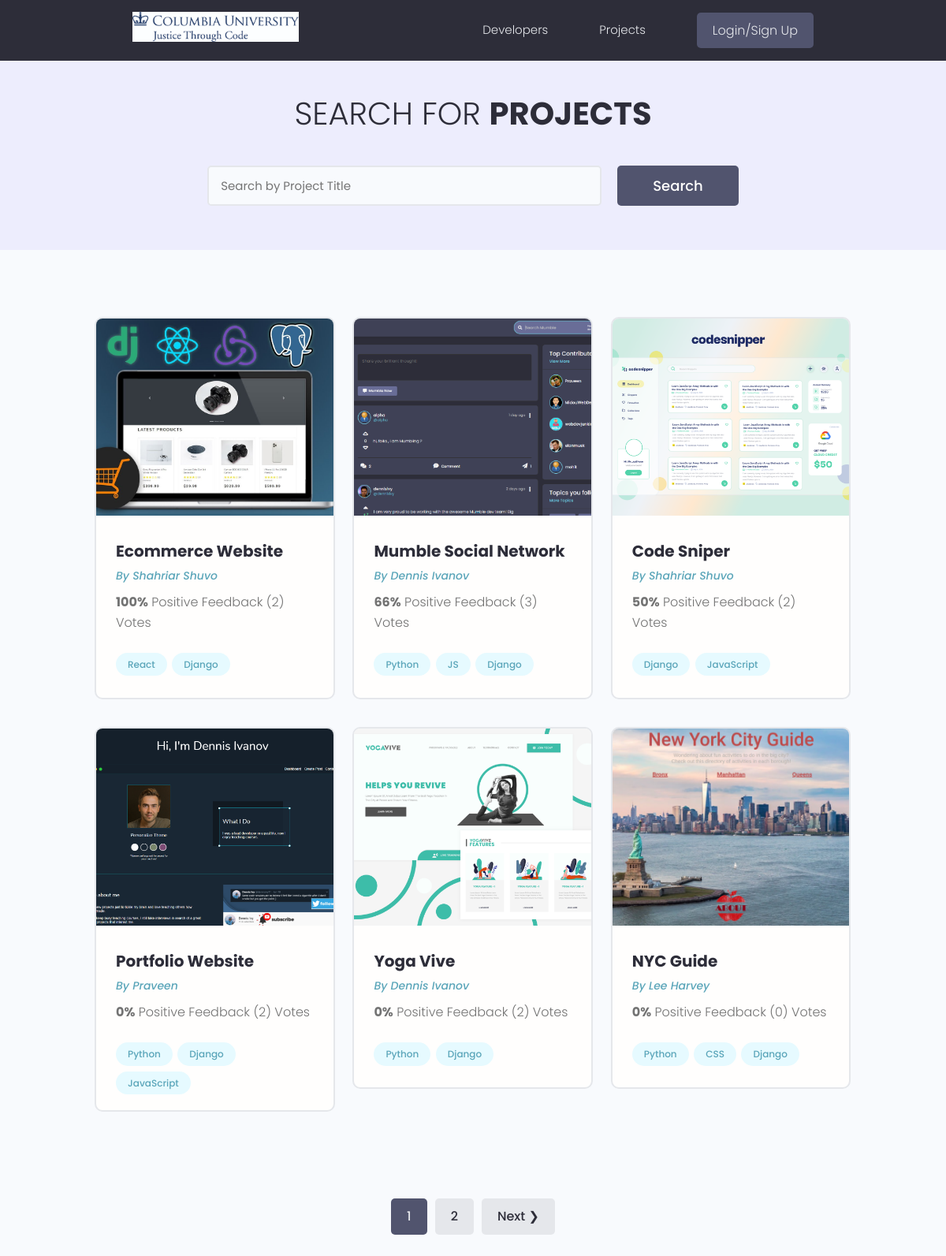
/projects/, run on the app's committed database.
### projects/models.py (models this page shows, shortened)
class Project(models.Model):
    owner = models.ForeignKey(Profile, null = True, blank = True, on_delete = models.CASCADE)
    title = models.CharField(max_length = 200)
    description = models.TextField(null = True, blank = True)
    featured_image = models.ImageField(null = True, blank = True,
                                        upload_to = 'projects/', default = "projects/default.jpg")
    demo_link = models.CharField(max_length = 2000, null = True, blank = True)
    source_link = models.CharField(max_length = 2000, null = True, blank = True)
    tags = models.ManyToManyField('Tag', blank = True)
    vote_total = models.IntegerField(default = 0, null = True, blank = True)
    vote_ratio = models.IntegerField(default = 0, null = True, blank = True)
    created = models.DateTimeField(auto_now_add = True)
    slug = models.SlugField(default = '', editable = False, max_length = 200, null = False)
    id = models.UUIDField(default = uuid.uuid4, unique = True, primary_key = True, editable = False)
    class Meta:
        ordering = ['-vote_ratio', '-vote_total', 'title']
        unique_together = [['slug', 'owner']]
    @property
    def imageURL(self):
        try:
            url = self.featured_image.url
        except:
            url = ''
        return url

class Tag(models.Model):
    name = models.CharField(max_length = 200)
    created = models.DateTimeField(auto_now_add = True)
    id = models.UUIDField(default = uuid.uuid4, unique = True, primary_key = True, editable = False)
    def __str__(self):
        return self.name

### users/models.py (models this page shows, shortened)
class Profile(models.Model):
    user = models.OneToOneField(User, on_delete = models.CASCADE,
                                null = True, blank = True)
    name = models.CharField(max_length = 200, blank = True, null = True)
    email = models.EmailField(max_length = 500, blank = True, null = True)
    username = models.CharField(max_length = 200, blank = True, null = True)
    location = models.CharField(max_length = 200, blank = True, null = True)
    short_intro = models.CharField(max_length = 200, blank = True, null = True)
    bio = models.TextField(blank = True, null = True)
    profile_image = models.ImageField(null = True, blank = True,
                            upload_to = 'profiles/',
                            default = "profiles/user-default.png")
    organization_name = models.CharField(default = '', max_length = 200, blank = True, null = True)
    created = models.DateTimeField(auto_now_add = True)
    slug = models.SlugField(default = '', editable = False, max_length = 200, null = False)
    id = models.UUIDField(default = uuid.uuid4, unique = True,
                        primary_key = True, editable = False)
    class Meta:
        ordering = ['created']

### projects/views.py (the view)
# urls.py: path('projects/', views.getProjects),
def projects(request):
    projects, search_query = searchProjects(request)
    custom_range, projects = paginateProjects(request, projects, 6)
    context = {'projects': projects, 'search_query': search_query, 'custom_range': custom_range}
    return render(request, 'projects/projects.html', context)

### projects/utils.py (called while the page is built)
def paginateProjects(request, projects, results):
    page = request.GET.get('page')
    paginator = Paginator(projects, results)
    try:
        projects = paginator.page(page)
    except PageNotAnInteger:
        page = 1
        projects = paginator.page(page)
    except EmptyPage:
        page = paginator.num_pages
        projects = paginator.page(page)
    leftIndex = (int(page) - 4)
    if leftIndex < 1:
        leftIndex = 1
    rightIndex = (int(page) + 5)
    if rightIndex > paginator.num_pages:
        rightIndex = paginator.num_pages + 1
    custom_range = range(leftIndex, rightIndex)
    return custom_range, projects

def searchProjects(request):
    search_query = ''
    if request.GET.get('search_query'):
        search_query = request.GET.get('search_query')
    tags = Tag.objects.filter(name__icontains = search_query)
    projects = Project.objects.distinct().filter(
        Q(title__icontains = search_query) |
        Q(description__icontains = search_query) |
        Q(owner__name__icontains = search_query) |
        Q(tags__in = tags)
    )
    return projects, search_query

### projects/templates/projects/projects.html (shortened to what this page needs)
{% extends 'main.html' %}
{% block content %}
<main class="projects">
    <section class="hero-section text-center">
        <div class="container container--narrow">
            <div class="hero-section__box">
                <h2>Search for <span>Projects</span></h2>
            </div>
            <div class="hero-section__search">
                <form id='searchForm' class="form" action="{% url 'projects' %}" method="get">
                    <div class="form__field">
                        <input class="input input--text" id="formInput#search" type="text" name="search_query"
                            placeholder="Search by Project Title" value="{{search_query}}" />
                    </div>
                    <input class="btn btn--sub btn--lg" type="submit" value="Search" />
                </form>
            </div>
        </div>
    </section>
    <section class="projectsList">
        <div class="container">
            <div class="grid grid--three">
                {% for project in projects %}
                <div class="column">
                    <div class="card project">
                        <a href="{% url 'project' slug=project.slug %}" class="project">
                            <img class="project__thumbnail" src="{{ project.imageURL }}" alt="project thumbnail" />
                            <div class="card__body">
                                <h3 class="project__title">{{project.title}}</h3>
                                <p>
                                    <a class="project__author" href="{% url 'user-profile' slug=project.owner.slug %}">
                                        By {{project.owner.name}}
                                    </a>
                                </p>
                                <p class="project--rating">
                                    <span style="font-weight: bold;">{{project.vote_ratio}}%</span> Positive
                                    Feedback ({{project.vote_total}}) Vote{{project.vote_total|pluralize:"s"}}
                                </p>
                                <div class="project__tags">
                                    {% for tag in project.tags.all %}
                                    <span class="tag tag--pill tag--main">
                                        <small>{{tag}}</small>
                                    </span>
                                    {% endfor %}
                                </div>
                            </div>
                        </a>
                    </div>
                </div>
                {% endfor %}
            </div>
        </div>
    </section>
    {% include 'pagination.html' with queryset=projects custom_range=custom_range %}
</main>
{% endblock %}

### static/styles/app.css (style rules this page uses)
:root { --color-sub: #2d2d39; }
.btn--sub { background-color: var(--color-sub-light); }
.card { border: 2px solid var(--color-light); }
img { width: 100%; }
.hero-section { height: 40vh; display: flex; align-items: center; background-color: var(--color-sub); }
.hero-section__box { margin-bottom: 4rem; }
.hero-section__box > h2, .hero-section__box > h2 > span { font-size: 4rem; color: var(--color-light); line-height: 1.3; text-transform: uppercase; }
.hero-section__box > h2 { font-weight: 300; }
.hero-section__box > h2 > span { font-weight: 700; }
.hero-section__search > .form { display: flex; align-items: center; justify-content: center; gap: 2rem; }
.hero-section__search > .form input.input--text { width: 50rem; }
.project__author { font-size: 1.4rem; font-style: italic; }
.project--rating { margin-bottom: 1.6em; margin-top: .5em; }
.projects > .hero-section { background: var(--color-sub-lighter); height: 30vh; }
.projects .hero-section__box { margin-bottom: 2.5rem; }
.projects .hero-section__box > h2 { color: var(--color-sub); }
.projects .hero-section__box > h2 > span { font-weight: 700; color: var(--color-sub); }
.projectsList { margin-top: 8rem; }
.project__thumbnail { height: 25rem; object-fit: cover; object-position: top center; }
.project__title { font-size: 2rem; font-weight: 700; color: var(--color-sub); }

### static/uikit/styles/modules/_variables.css (style rules this page uses)
:root { --color-main: #5aa5b9; --color-main-light: #e6faff; --color-sub: #3f4156; --color-sub-light: #51546e; --color-sub-lighter: #ededfd; --color-text: #737373; --color-gray: #8b8b8b; --color-light: #e5e7eb; --color-light-gray: #767676; --color-bg: #f8fafd; --color-white: #fffefd; --color-white-light: #f3f3f3; --color-success: #359e64; --color-success-bg: #def8e8; --color-error: #fc4b0b; --color-error-bg: #fff2ee; --font-base: 'Poppins', arial, helvetica, 'Segoe UI', roboto, ubuntu, sans-serif; --font-monospace: 'Fira Code', 'Courier New', courier, monospace; --font-regular: 300; --font-medium: 500; --font-bold: 700; --generic-shadow: 1px 1px 5px #00000010; --generic-transition: all 0.3s ease-in-out; }

### static/uikit/styles/modules/_base.css (style rules this page uses)
* { margin: 0; padding: 0; box-sizing: border-box; text-rendering: optimizeLegibility; color: inherit; font-size: inherit; }
html { font-size: 50%; }
@media only screen and (min-width: 480px) { html { font-size: 56.25%; } }
@media only screen and (min-width: 1200px) { html { font-size: 62.5%; } }
body { line-height: 1.6; font-weight: 400; font-size: 1.5rem; color: var(--color-text); background-color: var(--color-bg); min-height: 100vh; }

### static/uikit/styles/modules/_typography.css (style rules this page uses)
* { font-family: var(--font-base); }
h2 { font-size: 3.6rem; font-weight: var(--font-bold); }
h3 { font-size: 3.2rem; font-weight: var(--font-medium); }
p, span, strong { font-size: 1.6rem; color: var(--color-text); font-weight: var(--font-regular); }
a { padding-bottom: 2px; text-decoration: none; display: inline-block; color: var(--color-main); font-weight: var(--font-medium); }

### static/uikit/styles/modules/_utilities.css (style rules this page uses)
.container { width: 92%; max-width: 165rem; margin: 0 auto; box-sizing: border-box; }
.container--narrow { width: 92%; max-width: 120rem; }
@media screen and (min-width: 1000px) { .container { width: 90%; } }
@media screen and (min-width: 1000px) { .container--narrow { width: 85%; } }
@media screen and (min-width: 1200px) { .container { width: 80%; } }
@media screen and (min-width: 1200px) { .container--narrow { width: 72%; } }
.text-center { text-align: center; }

### static/uikit/styles/modules/_button.css (style rules this page uses)
.btn { display: inline-block; position: relative; cursor: pointer; background-color: var(--color-light); font-weight: var(--font-medium); color: var(--color-sub); text-decoration: none; padding: 1rem 2rem; border-radius: 0.5rem; border: none; width: -webkit-fit-content; width: -moz-fit-content; width: fit-content; height: -webkit-fit-content; height: -moz-fit-content; height: fit-content; font-size: 1.6rem; outline-width: 0; outline-color: transparent; -webkit-backface-visibility: hidden; backface-visibility: hidden; transition: all 0.3s ease-in-out; }
.btn--sub { background-color: var(--color-sub); color: var(--color-white); }
.btn--lg { font-size: 1.8rem; padding: 1.2rem 4.5rem; }

### static/uikit/styles/modules/_card.css (style rules this page uses)
.card { border-radius: 1rem; background-color: var(--color-white); border: 1.5px solid var(--color-light); width: auto; height: auto; margin-top: 0.5rem; margin-bottom: 0.5rem; overflow: hidden; }
.card__body, .card__header { padding: 2rem 2.5rem; }

### data on the page
Project: imageURL (picture), title "Ecommerce Website", owner.name "Shahriar Shuvo", vote_ratio "100", vote_total "2"
Tag: name "React"
Tag: name "Django"
Project: imageURL (picture), title "Mumble Social Network", owner.name "Dennis Ivanov", vote_ratio "66", vote_total "3"
Tag: name "Python"
Tag: name "JS"
Project: imageURL (picture), title "Code Sniper", owner.name "Shahriar Shuvo", vote_ratio "50", vote_total "2"
Tag: name "JavaScript"
Project: imageURL (picture), title "Portfolio Website", owner.name "Praveen", vote_ratio "0", vote_total "2"
Project: imageURL (picture), title "Yoga Vive", owner.name "Dennis Ivanov", vote_ratio "0", vote_total "2"
Project: imageURL (picture), title "NYC Guide", owner.name "Lee Harvey", vote_ratio "0", vote_total "0"
Tag: name "CSS"

### other printed values
{{ page }} "1"
{{ page }} "2"
